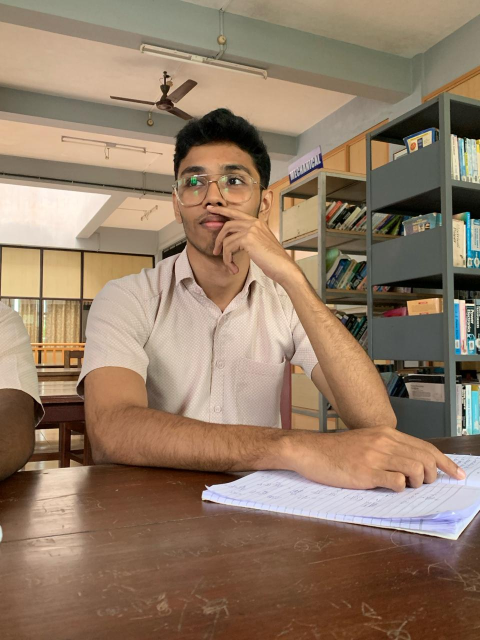
#> input picture Resources/Faces/train/Abhinav_Sreejith/1.jpg, 960 x 1280 px, found by its file name (shown at 1/2 size); its folder holds only this picture in this run
$ python faces_train.py
#> lines starting #> are read from the running program, lines starting #| are printed output that depends on the picture
#pylint:disable=no-member

import os
import cv2 as cv
import numpy as np

people = ['Abhinav_Sreejith', 'Abhay_MP', 'Madonna', 'Mindy Kaling']
DIR = r'C:\Users\abhin\Downloads\opencv-course-master\Resources\Faces\train'

haar_cascade = cv.CascadeClassifier('haar_face.xml')

features = []
labels = []

def create_train():
    for person in people:
        path = os.path.join(DIR, person)
        label = people.index(person)

        for img in os.listdir(path):
            img_path = os.path.join(path,img)

            img_array = cv.imread(img_path)
#> img_array is the input picture: shape (1280, 960, 3); mean B, G, R 101.9, 123.2, 146.5
            if img_array is None:
                continue

            gray = cv.cvtColor(img_array, cv.COLOR_BGR2GRAY)
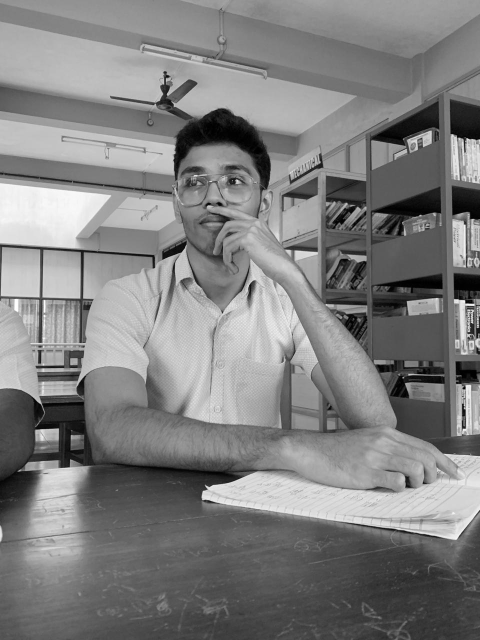
#> gray: shape (1280, 960) (shown at 1/2 size); min 0, max 255, mean 127.8

            faces_rect = haar_cascade.detectMultiScale(gray, scaleFactor=1.1, minNeighbors=4)
#> faces_rect = [[44, 974, 129, 129], [48, 1023, 141, 141], [322, 274, 221, 221]]

            for (x,y,w,h) in faces_rect:
                faces_roi = gray[y:y+h, x:x+w]
                features.append(faces_roi)
                labels.append(label)
#> this loop made 3 passes
#> pass 1, in create_train, `faces_roi = gray[y:y+h, x:x+w]`:
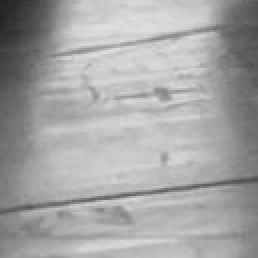
#> faces_roi: shape (129, 129) (shown 2 times larger); min 35, max 226, mean 165
#> pass 2, in create_train, `faces_roi = gray[y:y+h, x:x+w]`:
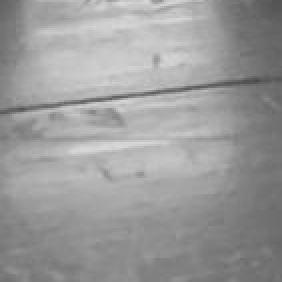
#> faces_roi: shape (141, 141) (shown 2 times larger); min 72, max 217, mean 154.7
#> pass 3, in create_train, `faces_roi = gray[y:y+h, x:x+w]`:
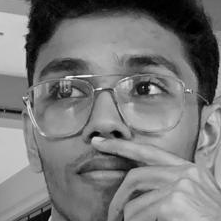
#> faces_roi: shape (221, 221); min 0, max 248, mean 120.3
#> after the loop, features = 3 items; labels = [0, 0, 0]

#> (the run stopped early here; a loop or call above may not have finished)
